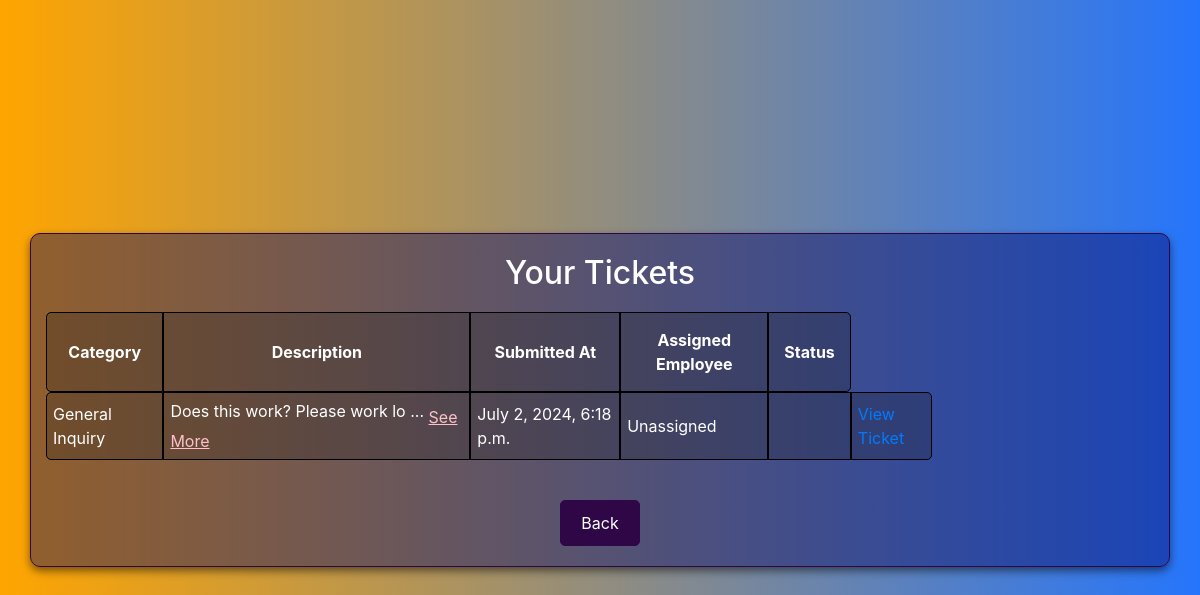
The app's page /view_tickets/ (signed in), older data.
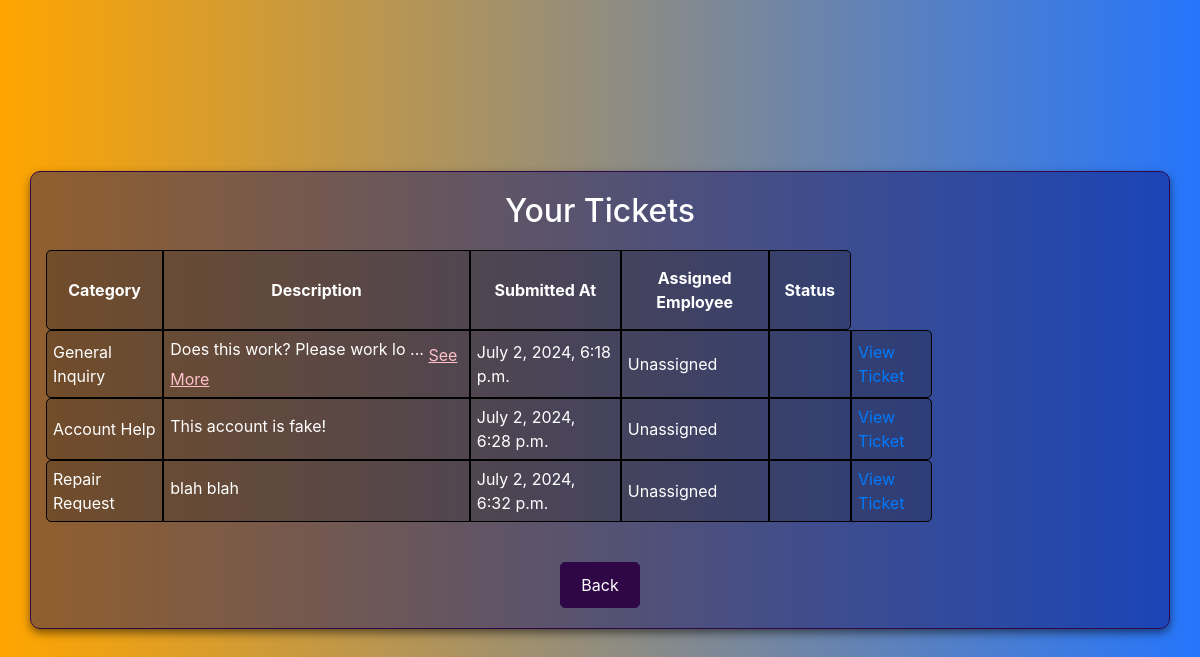
The same page, newer data.
### myapp/models.py (models this page shows, shortened)
class Ticket(models.Model):
    CATEGORY_CHOICES = [
        ('repair', 'Repair Request'),
        ('account', 'Account Help'),
        ('tech_support', 'Technical Support'),
        ('account_management', 'Account Management'),
        ('general_inquiry', 'General Inquiry'),
        ('maintenance', 'Maintenance Request'),
        ('security', 'Security Issue'),
        ('customer_service', 'Customer Service'),
        ('other', 'Other'),
    ]
    user = models.ForeignKey(CustomUser, on_delete=models.CASCADE)
    category = models.CharField(max_length=50, choices=CATEGORY_CHOICES)
    status = models.CharField(max_length=50, choices=[
        ('open', 'Open'),
        ('in_progress', 'In Progress'),
        ('closed', 'Closed'),
    ])
    description = models.TextField()
    submitted_at = models.DateTimeField(default=timezone.now)
    assigned_employee = models.ForeignKey(CustomUser, on_delete=models.SET_NULL, null=True, blank=True, related_name='assigned_tickets')
    time_estimate = models.FloatField()
    time_spent = models.FloatField()

### myapp/views.py (the view)
# urls.py: path('view_tickets/', views.view_tickets, name='view_tickets'),
@login_required
def view_tickets(request):
    tickets = Ticket.objects.filter(user=request.user)
    return render(request, 'view_tickets.html', {'tickets': tickets})

### myapp/templates/view_tickets.html (shortened to what this page needs)
<!DOCTYPE html>
<html lang="en">
<head>
    {% load static %}
    <link rel="stylesheet" href="{% static 'styles.css' %}">
    <link rel="stylesheet" href="https://stackpath.bootstrapcdn.com/bootstrap/4.3.1/css/bootstrap.min.css">
</head>
<body>
    <div class="container">
        <h2>Your Tickets</h2>
        {% if tickets %}
            <table class="ticket-table">
                <thead>
                    <tr>
                        <th class="rounded-header-left">Category</th>
                        <th class="rounded-header-middle">Description</th>
                        <th class="rounded-header-middle">Submitted At</th>
                        <th class="rounded-header-middle">Assigned Employee</th>
                        <th class="rounded-header-right">Status</th>
                    </tr>
                </thead>
                <tbody>
                    {% for ticket in tickets %}
                        <tr>
                            <td class="rounded-header-left">{{ ticket.get_category_display }}</td>
                            <td>
                                <span class="truncate">
                                    {{ ticket.description|slice:":30" }}
                                    {% if ticket.description|length > 30 %}...{% endif %}
                                </span>
                                {% if ticket.description|length > 30 %}
                                    <span class="show-more" onclick="toggleDescription(this)">See More</span>
                                {% endif %}
                            </td>
                            <td class="rounded-header-middle">{{ticket.submitted_at}}</td>
                            <td class="rounded-header-middle">
                                {% if ticket.assigned_employee %}
                                    {{ticket.assigned_employee.username}}
                                {% else %}
                                    Unassigned
                                {% endif %}
                            </td>
                            <td class="rounded-header-middle">{{ ticket.status}}</td>
                            <td class="rounded-header-right">
                                <a href="{% url 'achat_ticket' ticket.id %}">View Ticket</a>
                            </td>
                        </tr>
                    {% endfor %}
                </tbody>
            </table>
        {% else %}
            <p>You have no tickets.</p>
        {% endif %}
        <button class="back-button" onclick="window.location.href='{% url 'normal_dashboard' %}'">Back</button>
    </div>
</body>
</html>

### myapp/static/styles.css (style rules this page uses)
.container { text-align: center; border: 1px solid #2f0747; padding: 20px; border-radius: 10px; background-color: #fff; color: white; }
body { font-family: 'Arial', sans-serif; background: linear-gradient(to right, orange, #2575fc); color: white; height: 100vh; display: flex; justify-content: center; align-items: center; margin: 0; padding: 0; }
.container { background: rgba(5, 3, 100, 0.429); padding: 20px; border-radius: 10px; box-shadow: 0 4px 8px rgba(0, 0, 0, 0.5); }
h2 { margin: 0; color: #ffffff; outline: #2575fc; outline-width: 5px; text-align: center; }
button { border: 0px solid orange; outline: none; padding: 10px 20px; border-radius: 5px; background: #2575fc; color: white; font-size: 1rem; cursor: pointer; transition: background 0.3s ease; }
.back-button, .logout-button { margin-top: 20px; padding: 10px 20px; background-color: #2f0747; border: 1px solid #2f0747; border-radius: 5px; color: white; cursor: pointer; }
.ticket-table { border-collapse: separate; border-spacing: 0; width: 80%; margin: 20px 0; }
.ticket-table th { background-color: rgba(30, 27, 27, 0.263); color: white; padding: 15px; text-align: center; border: 1px solid black; }
.rounded-header-left { border-top-left-radius: 5px; border-bottom-left-radius: 5px; }
.rounded-header-middle { border-radius: 0; }
.rounded-header-right { border-top-right-radius: 5px; border-bottom-right-radius: 5px; }
.ticket-table td { background-color: rgba(30, 27, 27, 0.263); border: 1px solid black; padding: 6px; text-align: left; }

### myapp/templates/view_tickets.html (style rules this page uses)
.truncate { white-space: nowrap; overflow: hidden; text-overflow: ellipsis; display: inline-block; }
.show-more { cursor: pointer; color: pink; text-decoration: underline; }

Row changes from the older to the newer data that the page shows:
added Ticket: category "Account Help", description "This account is fake!", submitted_at "July 2, 2024, 6:28 p.m.", shows "Unassigned"
added Ticket: category "Repair Request", description "blah blah", submitted_at "July 2, 2024, 6:32 p.m.", shows "Unassigned"
